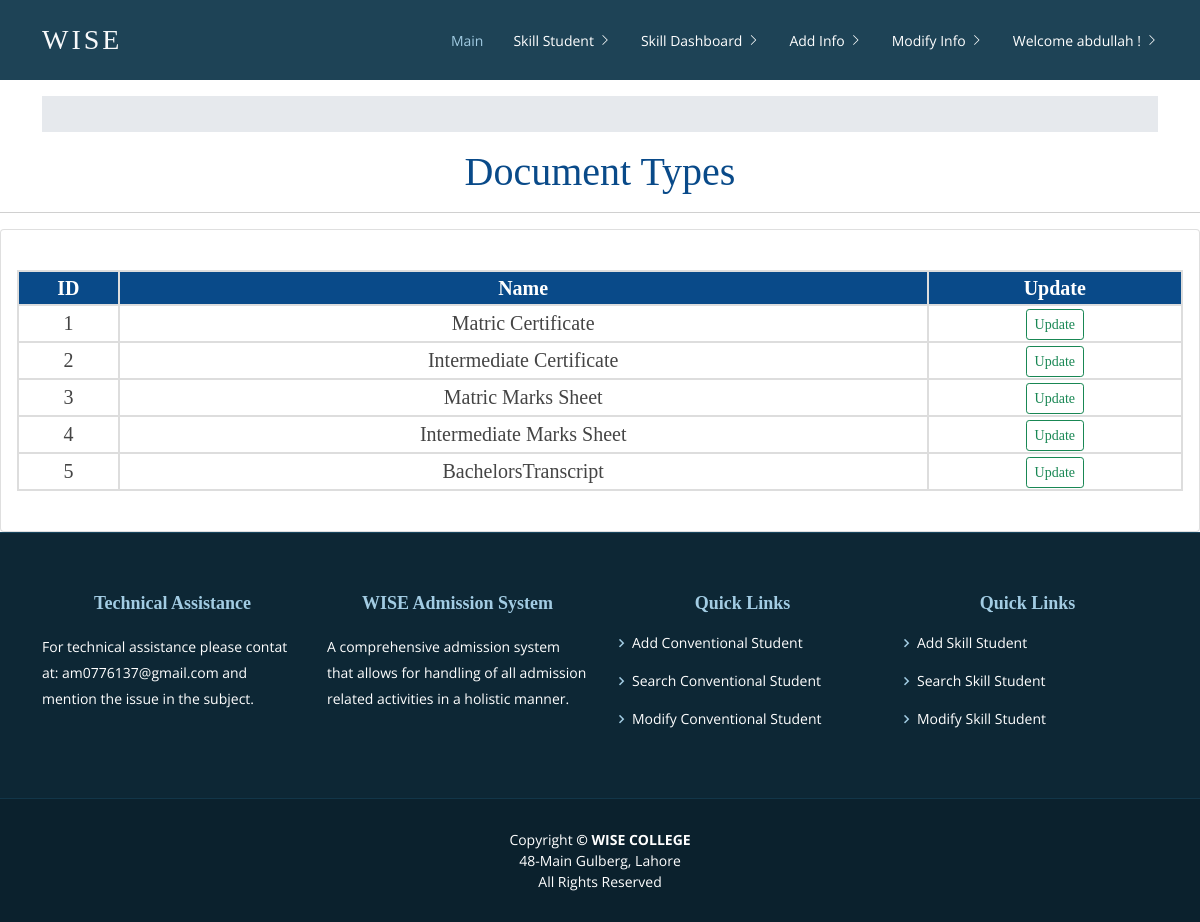
Before: /document_type_dashboard/ (signed in) with the older database file.
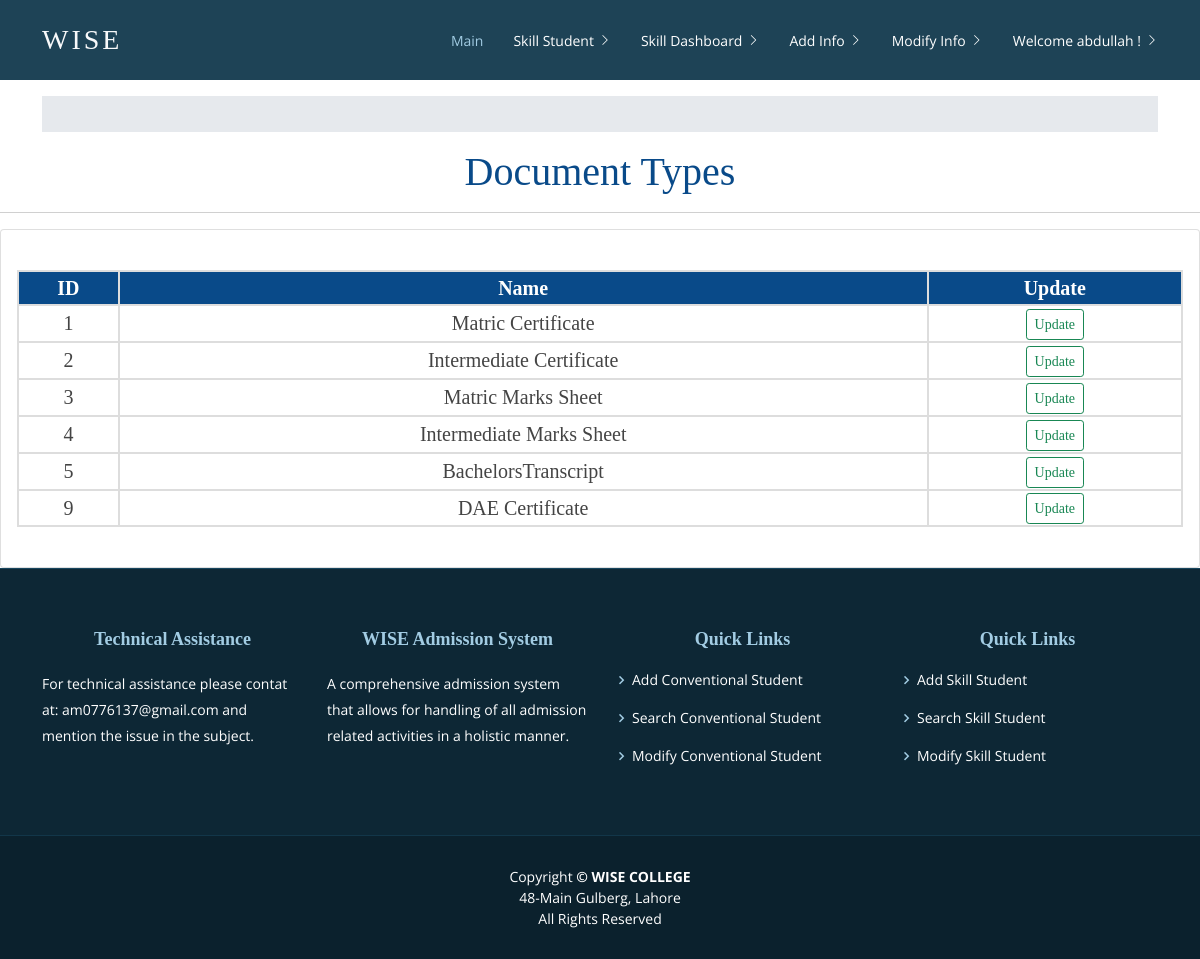
After: the same page with the newer database file.
### AdmissionSystem/models.py (models this page shows, shortened)
class DocumentType(models.Model):
	doc_type = models.CharField(max_length=100)
	created_by = models.CharField(max_length=100)
	updated_by = models.CharField(max_length=100, null=True, blank=True)

### AdmissionSystem/views.py (the view)
# urls.py: path('document_type_dashboard/',views.document_type_dashboard,name='documenttypedashboard'),
@login_required(login_url='loginpageview')
def document_type_dashboard(request):
	document_type_objects = DocumentType.objects.all()
	all_data = list()
	for document_type in document_type_objects:
		doc_type_data = list()
		doc_type_data.append(document_type.id)
		doc_type_data.append(document_type.doc_type)
		all_data.append(doc_type_data)
	context = {'alldata': all_data}
	return render(request,'document_type_dashboard.html',context=context)

### templates/document_type_dashboard.html (shortened to what this page needs)
{% extends 'base.html' %}
{% load static %}
{% block content %}
<div class="col-md-15">
 		<h1 class="text-center">Document Types</h1>
		<hr>
		<div class="card card-body">
				<table id="search-table" class="users-table mt-4">
						<tr>
							<th>ID</th>
							<th>Name</th>
							<th>Update</th>
						</tr>
						{% for data in alldata %}
								<tr>
									{% for column in data %}
									<td>{{ column }}</td>
									{% endfor %}
 									<td>
									<input value="Update" type="button" onclick="location.href='{% url 'updatedocumenttype' data.0 %}'" class="btn btn-sm btn-outline-success"></td>
								</tr>
						{% endfor %}
				</table>
				<br>
 		</div>
</div>
{% endblock %}

Changed rows visible on the page:
added DocumentType: data "DAE Certificate"
Other visible differences:
new list line: "9 Update"
